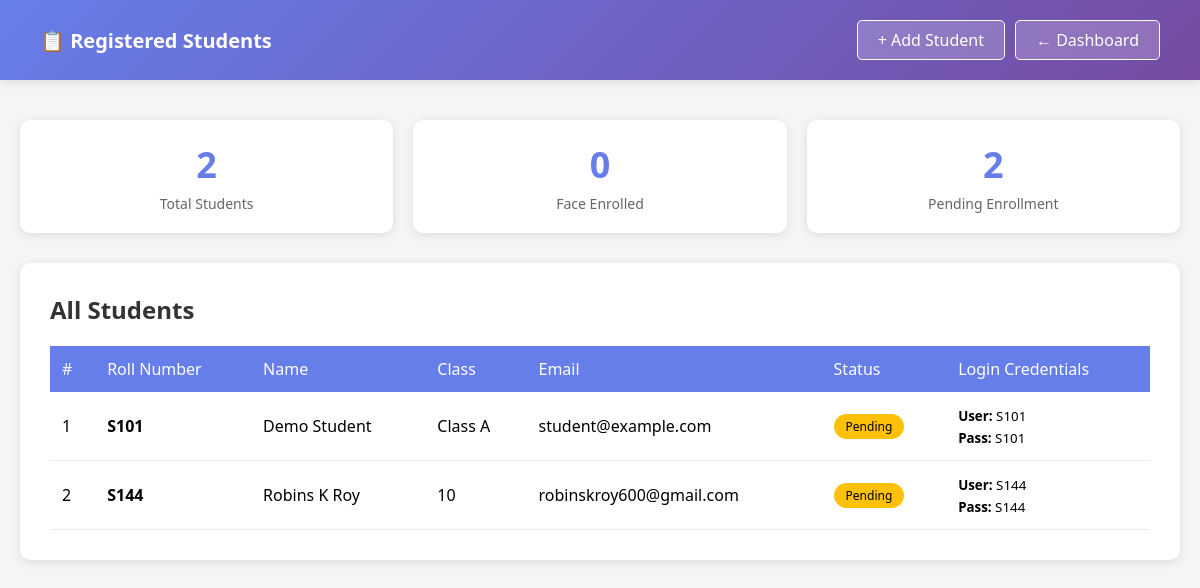
/students/view (signed in), run on an earlier commit of the app's database.
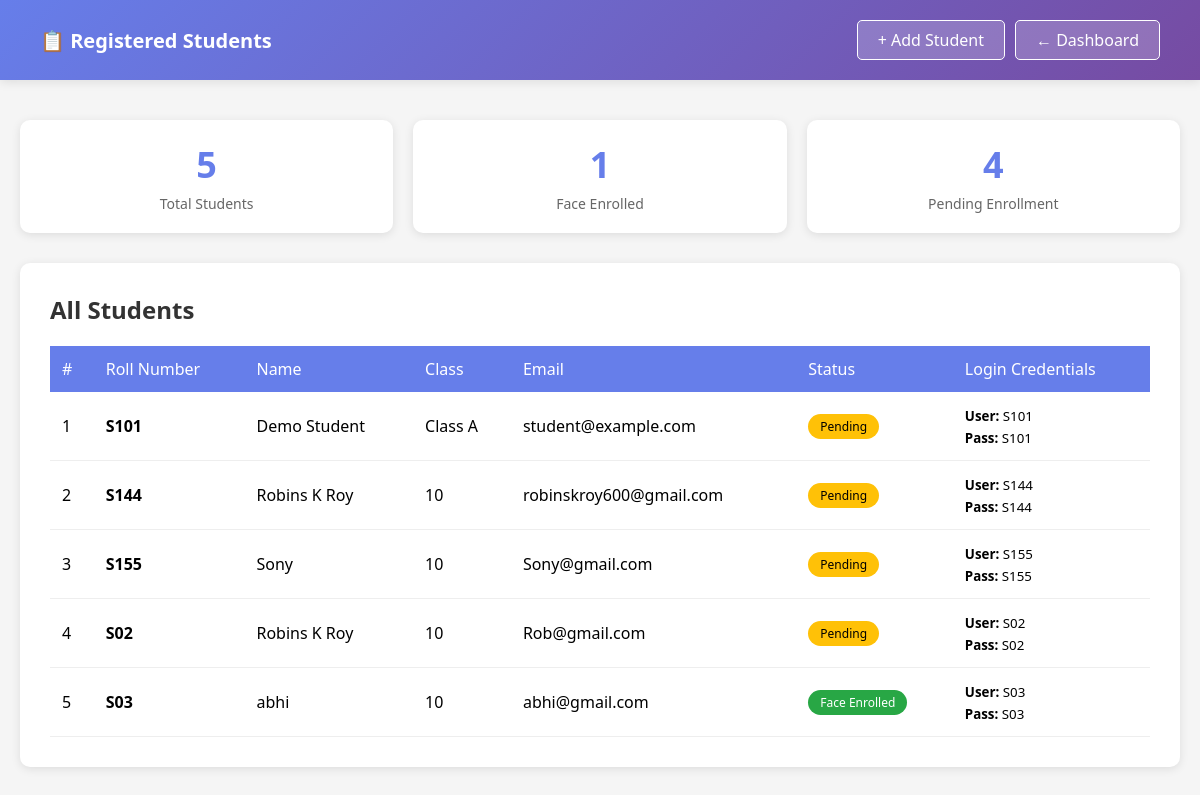
And on a later commit of the database.
### models.py (models this page shows)
class Student(Base):
    __tablename__ = 'students'
    id = Column(Integer, primary_key=True)
    name = Column(String, nullable=False)
    roll_no = Column(String, unique=True, nullable=False)
    class_name = Column(String, nullable=True)
    email = Column(String, nullable=True)
    encodings_path = Column(String, nullable=True)  # path to .npy file with face embeddings
    user = relationship("User", back_populates="student", foreign_keys=[User.student_id])
    attendance_records = relationship("Attendance", back_populates="student")

### app.py (the view)
@app.route('/students/view')
@login_required
def view_students():
    if current_user.role != 'teacher':
        flash('Access denied! Teachers only.', 'error')
        return redirect(url_for('login'))
    db = SessionLocal()
    students = db.query(Student).all()
    db.close()
    return render_template('view_students.html', students=students)

### app.py (called while the page is built)
@login_manager.user_loader
def load_user(user_id):
    db = SessionLocal()
    user = db.query(User).get(int(user_id))
    db.close()
    return user

### templates/view_students.html (shortened to what this page needs)
<!DOCTYPE html>
<html lang="en">
<head>
</head>
<body>
    <div class="header">
        <div class="header-content">
            <h1>📋 Registered Students</h1>
            <div class="header-actions">
                <a href="{{ url_for('register_student') }}" class="btn-header">+ Add Student</a>
                <a href="{{ url_for('teacher_dashboard') }}" class="btn-header">← Dashboard</a>
            </div>
        </div>
    </div>
    <div class="container">
        <div class="stats-grid">
            <div class="stat-card">
                <div class="number">{{ students|length }}</div>
                <div class="label">Total Students</div>
            </div>
            <div class="stat-card">
                <div class="number">{{ students|selectattr('encodings_path')|list|length }}</div>
                <div class="label">Face Enrolled</div>
            </div>
            <div class="stat-card">
                <div class="number">{{ students|rejectattr('encodings_path')|list|length }}</div>
                <div class="label">Pending Enrollment</div>
            </div>
        </div>
        <div class="table-card">
            <h2>All Students</h2>
            {% if students %}
                <table>
                    <thead>
                        <tr>
                            <th>#</th>
                            <th>Roll Number</th>
                            <th>Name</th>
                            <th>Class</th>
                            <th>Email</th>
                            <th>Status</th>
                            <th>Login Credentials</th>
                        </tr>
                    </thead>
                    <tbody>
                        {% for student in students %}
                        <tr>
                            <td>{{ loop.index }}</td>
                            <td><strong>{{ student.roll_no }}</strong></td>
                            <td>{{ student.name }}</td>
                            <td>{{ student.class_name or '-' }}</td>
                            <td>{{ student.email or '-' }}</td>
                            <td>
                                {% if student.encodings_path %}
                                    <span class="badge">Face Enrolled</span>
                                {% else %}
                                    <span class="badge" style="background: #ffc107; color: #000;">Pending</span>
                                {% endif %}
                            </td>
                            <td>
                                <small><strong>User:</strong> {{ student.roll_no }}<br>
                                <strong>Pass:</strong> {{ student.roll_no }}</small>
                            </td>
                        </tr>
                        {% endfor %}
                    </tbody>
                </table>
            {% endif %}
        </div>
    </div>
</body>
</html>

### templates/view_students.html (style rules this page uses)
* { margin: 0; padding: 0; box-sizing: border-box; }
body { font-family: 'Segoe UI', Tahoma, Geneva, Verdana, sans-serif; background: #f5f5f5; }
.header { background: linear-gradient(135deg, #667eea 0%, #764ba2 100%); color: white; padding: 20px 40px; box-shadow: 0 2px 10px rgba(0,0,0,0.1); }
.header-content { max-width: 1200px; margin: 0 auto; display: flex; justify-content: space-between; align-items: center; }
.header h1 { font-size: 20px; }
.header-actions { display: flex; gap: 10px; }
.btn-header { background: rgba(255,255,255,0.2); color: white; padding: 8px 20px; border: 1px solid white; border-radius: 5px; text-decoration: none; transition: background 0.3s; }
.container { max-width: 1200px; margin: 40px auto; padding: 0 20px; }
.stats-grid { display: grid; grid-template-columns: repeat(auto-fit, minmax(200px, 1fr)); gap: 20px; margin-bottom: 30px; }
.stat-card { background: white; padding: 20px; border-radius: 10px; box-shadow: 0 2px 10px rgba(0,0,0,0.1); text-align: center; }
.stat-card .number { font-size: 36px; font-weight: bold; color: #667eea; }
.stat-card .label { color: #666; font-size: 14px; margin-top: 5px; }
.table-card { background: white; padding: 30px; border-radius: 10px; box-shadow: 0 2px 10px rgba(0,0,0,0.1); }
.table-card h2 { color: #333; margin-bottom: 20px; }
table { width: 100%; border-collapse: collapse; }
th { background: #667eea; color: white; padding: 12px; text-align: left; font-weight: 500; }
td { padding: 12px; border-bottom: 1px solid #eee; }
.badge { display: inline-block; padding: 4px 12px; border-radius: 20px; font-size: 12px; background: #28a745; color: white; }

What changed in the data, as far as the page shows it:
added Student: roll_no "S155", name "Sony", class_name "10", email "Sony@gmail.com", shows "Pending"
added Student: roll_no "S02", name "Robins K Roy", class_name "10", email "Rob@gmail.com", shows "Pending"
added Student: roll_no "S03", name "abhi", class_name "10", email "abhi@gmail.com", encodings_path "Face Enrolled"
Also different on the page:
{{ students|length }}: "2" → "5"
{{ students|selectattr('encodings_path')|list|length }}: "0" → "1"
{{ students|rejectattr('encodings_path')|list|length }}: "2" → "4"
